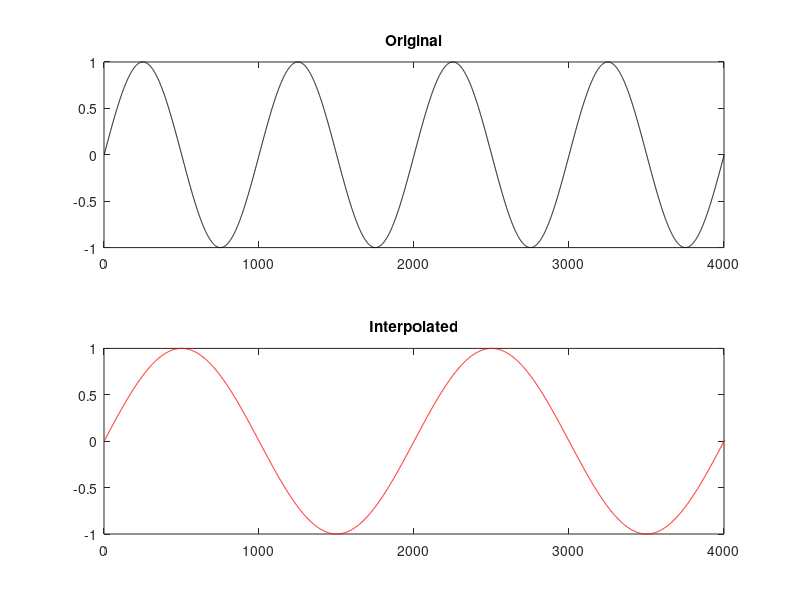

Source code (MATLAB):
n=-2:1/1000:2;
x1=sin(2*pi*n);
x2=interp(x1,2);
subplot(2,1,1)
plot(x1,'k')
title('Original')
axis([0 4000 -1 1]);
subplot(2,1,2)
plot(x2,'r')
title('Interpolated')
axis([0 4000 -1 1])
